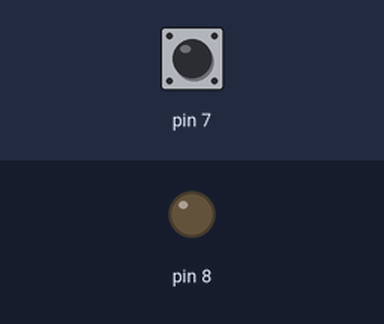
Recording of a program running on a simulated Arduino Uno, built with avr-gcc and run on an emulated ATmega328P. On the bench: output pins drawn as LEDs (lit = HIGH). Dashed ring = blinking. Inputs (shaded band) come from the test bench; at power-on: pin 7 LOW. What the program prints to the serial monitor is not drawn.

Above: at 1.2 s.
1.3 s: pin 7 pulsed HIGH 5 times (0.12 s each, 0.3 s apart)
At 1.58 s:
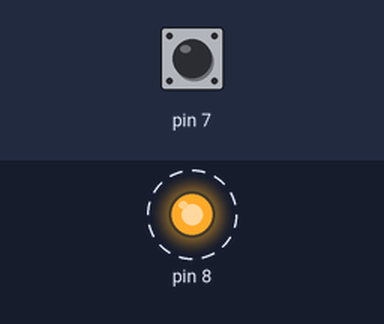
At 3.2 s:
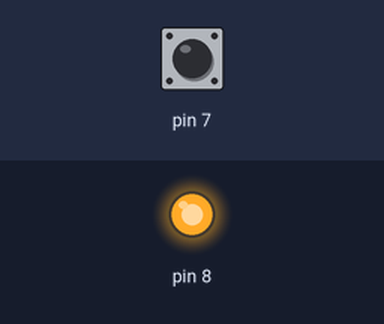
Timing chart, 0 to 4.7 s (numbered marks = the images above; inputs shaded):
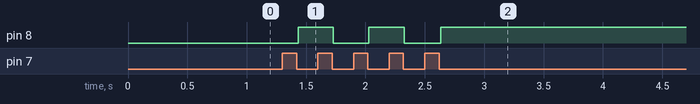

The program:

main.cpp
```cpp
#include <Arduino.h>

int flag = 0; // 0: 초기상태, 1: Pressed

void setup() {
  pinMode(8, OUTPUT);
  pinMode(7, INPUT);
  Serial.begin(9600);
}

void loop() {
  int value = digitalRead(7);

  Serial.println(value);
  Serial.print(" ");
  Serial.println(flag);

  if (value == HIGH) {  // 버튼이 눌렸을 때
    if (flag == 0) {  // 만약 이전에 버튼이 눌리지 않았으면
      flag = 1; // 버튼이 눌렸음을 기록
    }
  } else {  // 버튼이 놓였을 때
    if (flag == 1) { // 만약 이전에 버튼이 눌렸었으면
      flag = 0; // 버튼 놨으니까 flag 0으로 초기화 후 LED 토글
      if (digitalRead(8) == HIGH) {
        digitalWrite(8, LOW);
      } else {
        digitalWrite(8, HIGH);
      }
    }
  }

}
```

Measured:
- after the input at 1.3 s, pin 8: alternates HIGH for 0.30 s and LOW for 0.30 s, 5 changes in all, then stays HIGH, starting after 0.13 s
